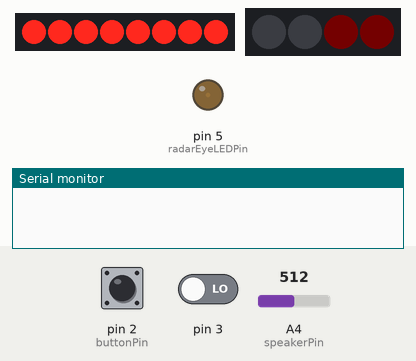
The sketch below on a simulated Arduino Uno, built with avr-gcc and run on an emulated ATmega328P. On the bench: 8 shift-register outputs drawn as a row of LEDs (first output left, lit = HIGH), 4 RGB LEDs in strip order, left to right, output pins drawn as LEDs (lit = HIGH), the last lines printed to the serial monitor. Wiring (inferred from the names in the program): shift register (74HC595): data pin 7; shift clock pin 8; latch pin 9. Wiring (inferred from the signals the program sends): row of LEDs: on Q0, Q1, Q2, Q3, Q4, Q5, Q6, Q7. Inputs (shaded band) come from the test bench; at power-on: A4 (speakerPin) = 512, pin 3 LOW, pin 2 (buttonPin) LOW. Dim RGB values are drawn brighter than linear; random numbers use the default seed unless the sketch sets one; pins used as bus, display or sensor lines are not drawn.

Above: at 1.2 s.
1.3 s: A4 (speakerPin) set to 716
At 1.45 s:
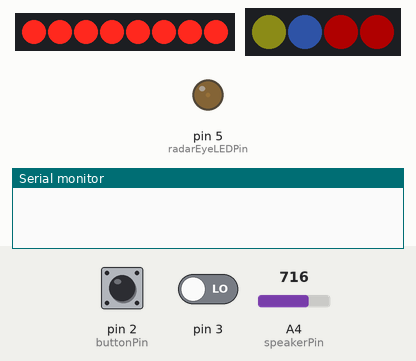
3.7 s: pin 3 driven HIGH
At 4.05 s:
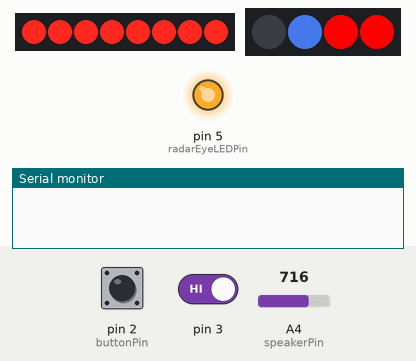
6.7 s: pin 2 (buttonPin) pulled HIGH for 0.15 s
At 6.88 s:
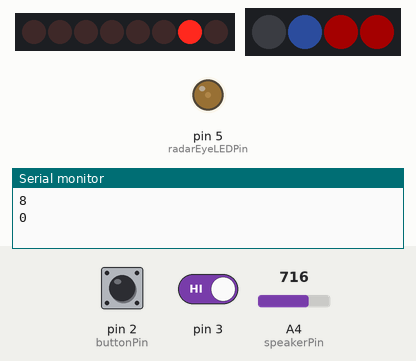
7.4 s: pin 2 (buttonPin) pulled HIGH for 1 s
At 7.67 s:
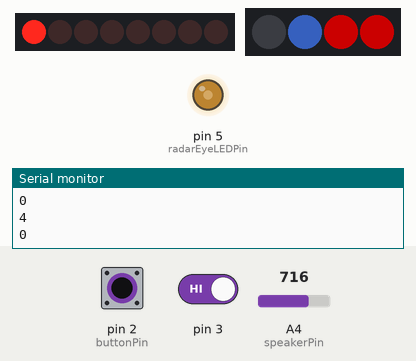
9.0 s: pin 2 (buttonPin) pulled HIGH for 0.15 s
At 9.27 s:
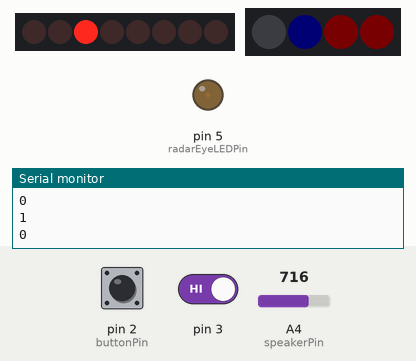
9.7 s: pin 2 (buttonPin) pulled HIGH for 3.2 s
At 9.97 s:
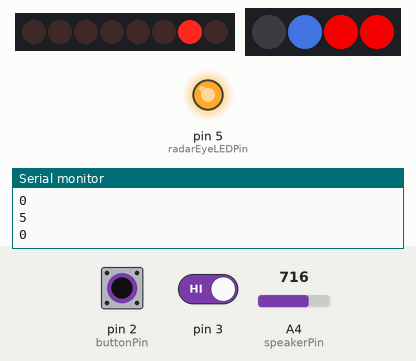
Timing chart, 0 to 14.5 s (numbered marks = the images above; inputs shaded):
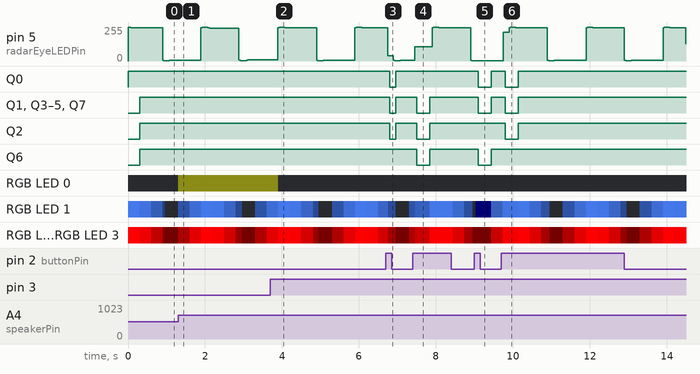

The sketch:

dome_electronics.ino
```cpp
#include <Adafruit_NeoPixel.h>


//RADAR EYE
int value ;
int radarEyeLEDPin = 5;                           // light connected to digital pin 10
long time=0;
int periode = 2000;

//PSI AND HOLOPROJECTOR NEOPIXELS
#define PIN 6
Adafruit_NeoPixel strip = Adafruit_NeoPixel(4, PIN, NEO_GRB + NEO_KHZ800);


const int buttonPin = 2;
int speakerPin = 4;
int voiceBrightness;

int buttonState;             // the current reading from the input pin
int lastButtonState = LOW;   // the previous reading from the input pin

// the following variables are long's because the time, measured in miliseconds,
// will quickly become a bigger number than can be stored in an int.
long lastDebounceTime = 0;  // the last time the output pin was toggled
long debounceDelay = 50;    // the debounce time; increase if the output flickers


#include "SoftwareSerial.h"
#include "MP3FLASH16P.h"
MP3FLASH16P myPlayer;


//Pin connected to ST_CP of 74HC595
int latchPin = 9;
//Pin connected to SH_CP of 74HC595
int clockPin = 8;
////Pin connected to DS of 74HC595
int dataPin = 7;

byte patterns[30] = {
B00000001, 100,
B00000010, 100,
B00000100, 100,
B00001000, 100,
B00010000, 100,
B00100000, 100,
B01000000, 100,
B10000000, 100,
B01000000, 100,
B00100000, 100,
B00010000, 100,
B00001000, 100,
B00000100, 100,
B00000010, 100
};

int index = 0;
int count = sizeof(patterns) / 2;


void setup() {
  Serial.begin(9600);

  // put your setup code here, to run once:
  strip.begin();
  strip.show(); // Initialize all pixels to 'off'
//
//  //strip.setPixelColor(0, strip.Color(255,255,51)); // yellow/white color
//  strip.setPixelColor(2, strip.Color(255, 255, 255)); // indigo blue color
//  strip.setPixelColor(3, strip.Color(255, 255, 255)); // indigo blue color
  strip.show();

  pinMode(radarEyeLEDPin, OUTPUT);
  pinMode(buttonPin, INPUT);
  pinMode(speakerPin, INPUT);

  myPlayer.init(3);

  pinMode(latchPin, OUTPUT);
  pinMode(clockPin, OUTPUT);
  pinMode(dataPin, OUTPUT);
}


void loop() {
  // put your main code here, to run repeatedly:

  time = millis();
  value = 128+127*cos(2*PI/periode*time);
  analogWrite(radarEyeLEDPin, value);           // sets the value (range from 0 to 255)

  setPixelColor(1,57, 100, 195,value);
  setPixelColor(2,255, 0, 0,value);
  setPixelColor(3,255, 0, 0,value);

  strip.show();


  // read the state of the switch into a local variable:
  int reading = digitalRead(buttonPin);

  // check to see if you just pressed the button
  // (i.e. the input went from LOW to HIGH),  and you've waited
  // long enough since the last press to ignore any noise:

  // If the switch changed, due to noise or pressing:
  if (reading != lastButtonState) {
    // reset the debouncing timer
    lastDebounceTime = millis();
  }

  if ((millis() - lastDebounceTime) > debounceDelay) {
    // whatever the reading is at, it's been there for longer
    // than the debounce delay, so take it as the actual current state:

    // if the button state has changed:
    if (reading != buttonState) {

      buttonState = reading;

      // only toggle the LED if the new button state is HIGH

      int randSnd = random(1, 11);

      if (buttonState == HIGH) {

         Serial.println(randSnd);
         Serial.println(myPlayer.isBusy());
         if(!myPlayer.isBusy()){
            myPlayer.playFile(randSnd);
            delay(100);
        }
      }
    }
  }

//  // save the reading.  Next time through the loop,
//  // it'll be the lastButtonState:
  lastButtonState = reading;


  // Voice light

    if(myPlayer.isBusy()){

        // Sets the brightness of the light based on the loudness of the voice

        voiceBrightness = constrain(map(analogRead(speakerPin), 700, 1024, 0, 255), 0, 255);

        //analogWrite(PIN_voice_LED, voiceBrightness);
        setPixelColor(0,255,255,51,voiceBrightness);
        strip.show();

    }else{

        // No voice playing, light is off

        //analogWrite(PIN_voice_LED, 0);
        setPixelColor(0,0,0,0,0);
        strip.show();
    }


digitalWrite(latchPin, LOW);
shiftOut(dataPin, clockPin, MSBFIRST, patterns[index * 2]);
digitalWrite(latchPin, HIGH);
//delay(patterns[(index * 2) + 1]);
index++;
if (index >= count){
index = 0;
}


// Serial.print(reading);
// Serial.println("");
}

void setPixelColor( uint16_t n, uint8_t r, uint8_t g, uint8_t b, uint16_t brightness) {
   strip.setPixelColor(n, (brightness*r/255) , (brightness*g/255), (brightness*b/255));
}

// Input a value 0 to 255 to get a color value.
// The colours are a transition r - g - b - back to r.
uint32_t Wheel(byte WheelPos) {
  if(WheelPos < 85) {
   return strip.Color(WheelPos * 3, 255 - WheelPos * 3, 0);
  } else if(WheelPos < 170) {
   WheelPos -= 85;
   return strip.Color(255 - WheelPos * 3, 0, WheelPos * 3);
  } else {
   WheelPos -= 170;
   return strip.Color(0, WheelPos * 3, 255 - WheelPos * 3);
  }
}
```
